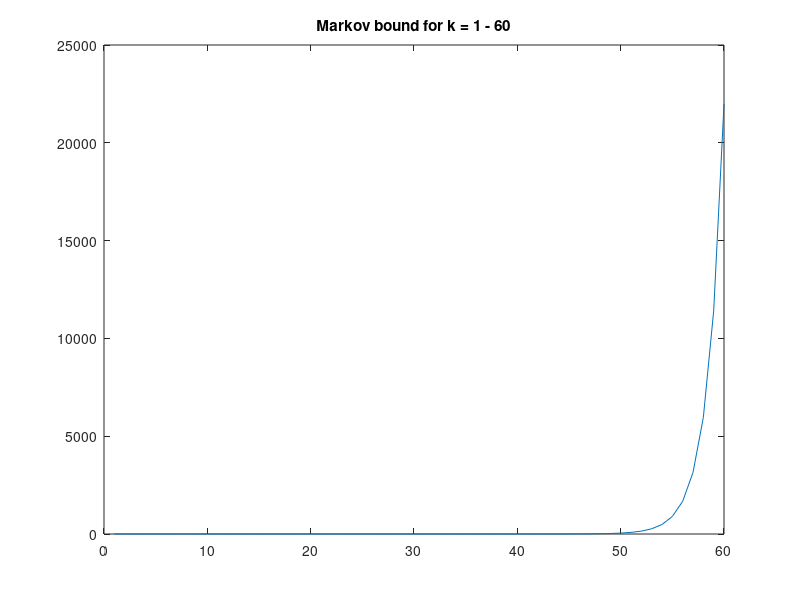

This chart was generated by the following MATLAB code:
a = 60;
moment = zeros(a, 1);
p = zeros(a, 1);
for n = 1: a
    % odd
    if mod(n, 2)
        k = (n - 1) / 2;
        moment(n) = 2 ^ k * factorial(k) * sqrt(2 / pi);
    else
        moment(n) = prod(1: 2: n - 1);
    end
    p(n) = moment(n) / (4 ^ n);
end
plot(p);
title(['Markov bound for k = 1 - ', num2str(a)]);
